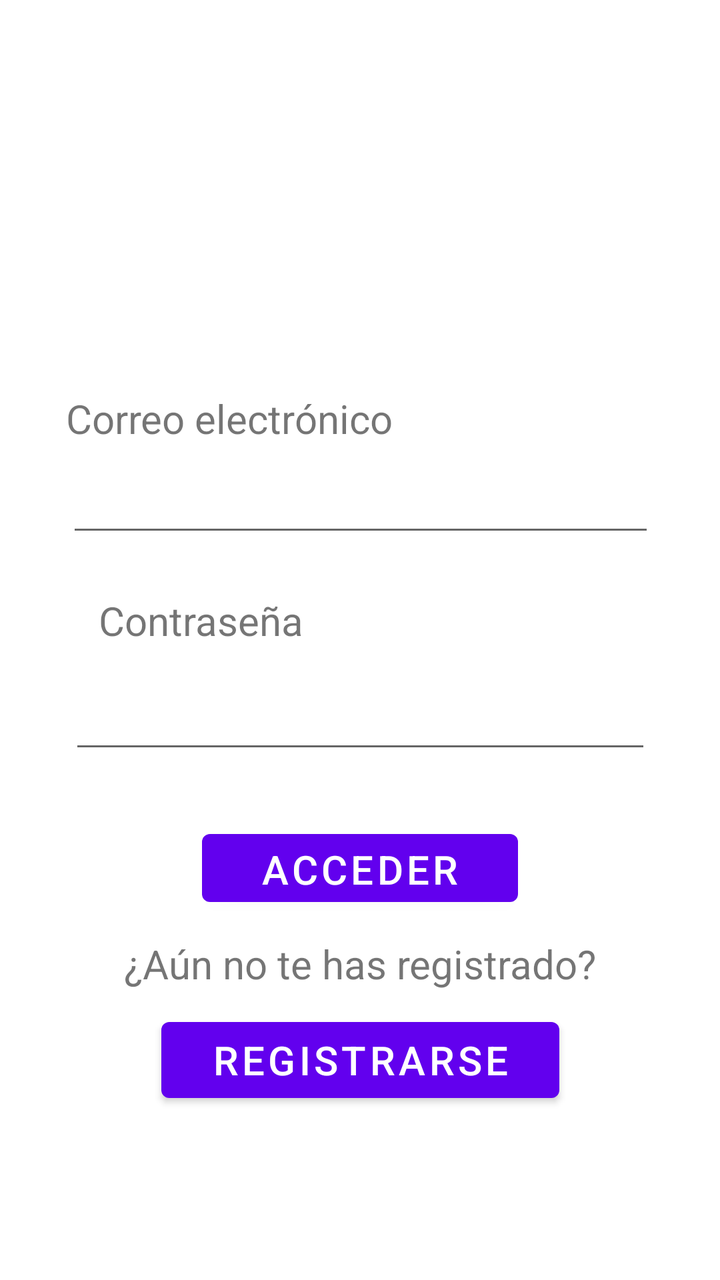
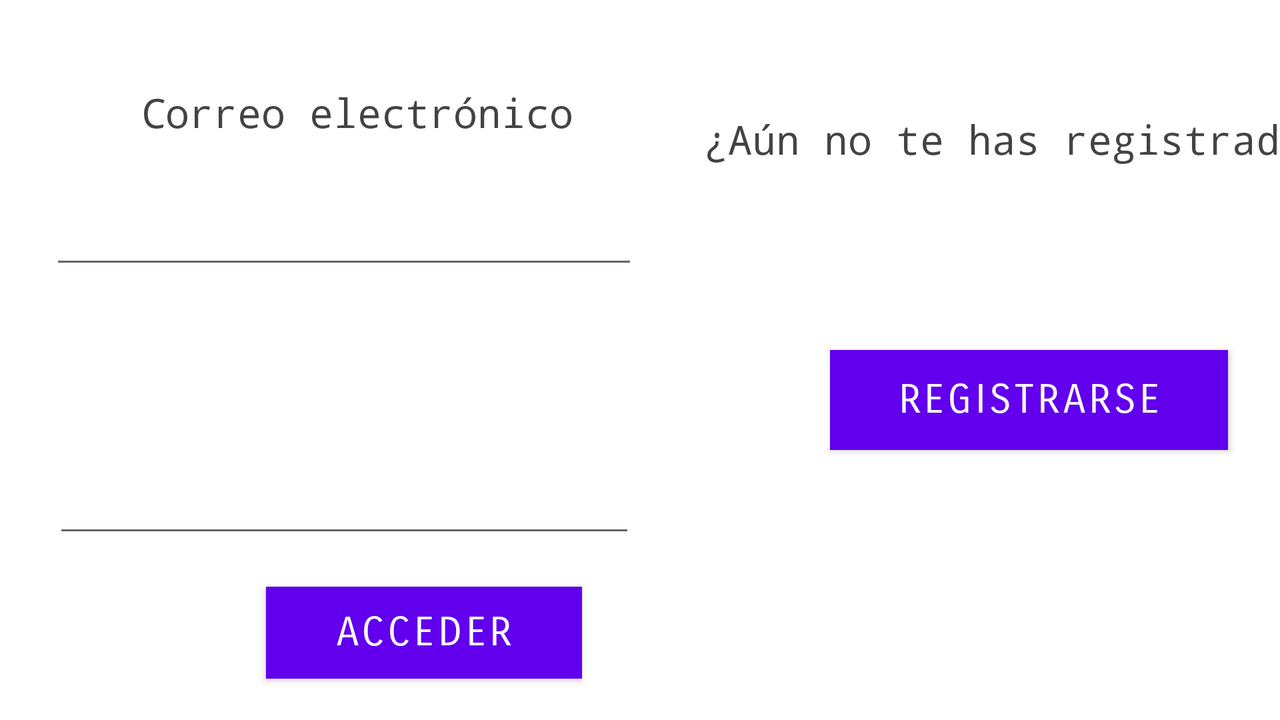

First picture: res/layout/ on a phone held upright. Second picture: the repository's own variant of that layout, on a device whose configuration matches the variant's folder. Source for both follows.
<!-- AndroidManifest.xml: application theme Theme.ChillNotes -->
<!-- res/layout/activity_login.xml -->
<?xml version="1.0" encoding="utf-8"?>
<androidx.constraintlayout.widget.ConstraintLayout xmlns:android="http://schemas.android.com/apk/res/android"
    xmlns:app="http://schemas.android.com/apk/res-auto"
    xmlns:tools="http://schemas.android.com/tools"
    android:layout_width="match_parent"
    android:layout_height="match_parent"
    tools:context=".LoginActivity">

    <TextView
        android:id="@+id/textView2"
        android:layout_width="wrap_content"
        android:layout_height="wrap_content"
        android:text="Contraseña"
        android:textSize="20sp"
        app:layout_constraintBottom_toBottomOf="parent"
        app:layout_constraintHorizontal_bias="0.191"
        app:layout_constraintLeft_toLeftOf="parent"
        app:layout_constraintRight_toRightOf="parent"
        app:layout_constraintTop_toTopOf="parent"
        app:layout_constraintVertical_bias="0.484" />

    <TextView
        android:id="@+id/textView7"
        android:layout_width="wrap_content"
        android:layout_height="wrap_content"
        android:text="¿Aún no te has registrado?"
        android:textSize="20sp"
        app:layout_constraintBottom_toBottomOf="parent"
        app:layout_constraintEnd_toEndOf="parent"
        app:layout_constraintHorizontal_bias="0.5"
        app:layout_constraintStart_toStartOf="parent"
        app:layout_constraintTop_toTopOf="parent"
        app:layout_constraintVertical_bias="0.764" />

    <Button
        android:id="@+id/btn_acceder"
        android:layout_width="158dp"
        android:layout_height="46dp"
        android:text="Acceder"
        android:textSize="20sp"
        app:layout_constraintBottom_toBottomOf="parent"
        app:layout_constraintEnd_toEndOf="parent"
        app:layout_constraintHorizontal_bias="0.5"
        app:layout_constraintStart_toStartOf="parent"
        app:layout_constraintTop_toTopOf="parent"
        app:layout_constraintVertical_bias="0.692"
        android:onClick="onClick"/>

    <Button
        android:id="@+id/btn_registrarse"
        android:layout_width="199dp"
        android:layout_height="50dp"
        android:text="Registrarse"
        android:textSize="20sp"
        app:layout_constraintBottom_toBottomOf="parent"
        app:layout_constraintEnd_toEndOf="parent"
        app:layout_constraintHorizontal_bias="0.5"
        app:layout_constraintStart_toStartOf="parent"
        app:layout_constraintTop_toTopOf="parent"
        app:layout_constraintVertical_bias="0.856"
        android:onClick="onClick"/>

    <TextView
        android:id="@+id/textView"
        android:layout_width="wrap_content"
        android:layout_height="wrap_content"
        android:text="Correo electrónico"
        android:textSize="20sp"
        app:layout_constraintBottom_toBottomOf="parent"
        app:layout_constraintHorizontal_bias="0.168"
        app:layout_constraintLeft_toLeftOf="parent"
        app:layout_constraintRight_toRightOf="parent"
        app:layout_constraintTop_toTopOf="parent"
        app:layout_constraintVertical_bias="0.319" />

    <EditText
        android:id="@+id/campo_email_acceso"
        android:layout_width="294dp"
        android:layout_height="41dp"
        android:ems="10"
        android:inputType="textEmailAddress"
        app:layout_constraintBottom_toBottomOf="parent"
        app:layout_constraintHorizontal_bias="0.504"
        app:layout_constraintLeft_toLeftOf="parent"
        app:layout_constraintRight_toRightOf="parent"
        app:layout_constraintTop_toTopOf="parent"
        app:layout_constraintVertical_bias="0.388" />

    <EditText
        android:id="@+id/campo_pass_acceso"
        android:layout_width="291dp"
        android:layout_height="49dp"
        android:ems="10"
        android:inputType="textPassword"
        app:layout_constraintBottom_toBottomOf="parent"
        app:layout_constraintLeft_toLeftOf="parent"
        app:layout_constraintRight_toRightOf="parent"
        app:layout_constraintTop_toTopOf="parent"
        app:layout_constraintVertical_bias="0.563" />

    <ImageView
        android:id="@+id/imageView4"
        android:layout_width="163dp"
        android:layout_height="103dp"
        app:layout_constraintBottom_toBottomOf="parent"
        app:layout_constraintEnd_toEndOf="parent"
        app:layout_constraintLeft_toLeftOf="parent"
        app:layout_constraintRight_toRightOf="parent"
        app:layout_constraintStart_toStartOf="parent"
        app:layout_constraintTop_toTopOf="parent"
        app:layout_constraintVertical_bias="0.105"
        app:srcCompat="@drawable/notepad"/>




</androidx.constraintlayout.widget.ConstraintLayout>
<!-- resources referenced by this layout -->
<resources>
  <style name="Theme.ChillNotes" parent="Theme.MaterialComponents.DayNight.DarkActionBar">
          
          <item name="colorPrimary">@color/purple_500</item>
          <item name="colorPrimaryVariant">@color/purple_700</item>
          <item name="colorOnPrimary">@color/white</item>
          
          <item name="colorSecondary">@color/teal_200</item>
          <item name="colorSecondaryVariant">@color/teal_700</item>
          <item name="colorOnSecondary">@color/black</item>
          
          <item name="android:statusBarColor" tools:targetApi="l">?attr/colorPrimaryVariant</item>
          
      </style>
</resources>
<!-- res/layout-land/activity_login.xml (the repository's variant of the layout above) -->
<!-- drawn on the phone turned sideways -->
<?xml version="1.0" encoding="utf-8"?>
<androidx.constraintlayout.widget.ConstraintLayout xmlns:android="http://schemas.android.com/apk/res/android"
    android:layout_width="match_parent"
    android:layout_height="match_parent"
    xmlns:app="http://schemas.android.com/apk/res-auto"
    xmlns:tools="http://schemas.android.com/tools"
    android:background="#FFFFFF"
    android:backgroundTint="#FFFFFF"
    tools:context=".LoginActivity">

    <TextView
        android:id="@+id/textView2"
        android:layout_width="wrap_content"
        android:layout_height="wrap_content"
        android:layout_marginStart="72dp"
        android:layout_marginTop="5dp"
        android:layout_marginBottom="10dp"
        android:fontFamily="monospace"
        android:text="Contraseña"
        android:textColor="#BC000000"
        android:textSize="20sp"
        app:layout_constraintBottom_toTopOf="@+id/campo_pass_acceso"
        app:layout_constraintEnd_toStartOf="@+id/campo_pass_acceso"
        app:layout_constraintHorizontal_bias="0.0"
        app:layout_constraintStart_toStartOf="parent"
        app:layout_constraintTop_toBottomOf="@+id/campo_email_acceso" />

    <TextView
        android:id="@+id/textView7"
        android:layout_width="wrap_content"
        android:layout_height="wrap_content"
        android:layout_marginStart="33dp"
        android:layout_marginTop="82dp"
        android:layout_marginEnd="16dp"
        android:layout_marginBottom="68dp"
        android:fontFamily="monospace"
        android:text="¿Aún no te has registrado?"
        android:textColor="#BC000000"
        android:textSize="20sp"
        app:layout_constraintBottom_toTopOf="@+id/btn_registrarse"
        app:layout_constraintEnd_toEndOf="parent"
        app:layout_constraintHorizontal_bias="0.0"
        app:layout_constraintStart_toEndOf="@+id/campo_email_acceso"
        app:layout_constraintTop_toBottomOf="@+id/btn_registrarse" />

    <Button
        android:id="@+id/btn_acceder"
        android:layout_width="158dp"
        android:layout_height="46dp"
        android:layout_marginStart="133dp"
        android:layout_marginTop="6dp"
        android:layout_marginEnd="440dp"
        android:layout_marginBottom="8dp"
        android:background="#359A11"
        android:fontFamily="sans-serif-smallcaps"
        android:text="Acceder"
        android:textColor="#FFFFFF"
        android:textSize="20sp"
        app:layout_constraintBottom_toBottomOf="parent"
        app:layout_constraintEnd_toEndOf="parent"
        app:layout_constraintHorizontal_bias="0.0"
        app:layout_constraintStart_toStartOf="parent"
        app:layout_constraintTop_toBottomOf="@+id/campo_pass_acceso"
        android:onClick="onClick"/>

    <Button
        android:onClick="onClick"
        android:id="@+id/btn_registrarse"
        android:layout_width="199dp"
        android:layout_height="50dp"
        android:layout_marginStart="3dp"
        android:layout_marginTop="24dp"
        android:layout_marginEnd="73dp"
        android:layout_marginBottom="135dp"
        android:background="#359A11"
        android:fontFamily="sans-serif-smallcaps"
        android:text="Registrarse"
        android:textColor="#FFFFFF"
        android:textSize="20sp"
        app:layout_constraintBottom_toBottomOf="parent"
        app:layout_constraintEnd_toEndOf="parent"
        app:layout_constraintStart_toEndOf="@+id/campo_email_acceso"
        app:layout_constraintTop_toBottomOf="@+id/textView7" />

    <TextView
        android:id="@+id/textView"
        android:layout_width="wrap_content"
        android:layout_height="wrap_content"
        android:layout_marginStart="72dp"
        android:layout_marginTop="30dp"
        android:layout_marginEnd="265dp"
        android:layout_marginBottom="15dp"
        android:fontFamily="monospace"
        android:text="Correo electrónico"
        android:textColor="#BC000000"
        android:textSize="20sp"
        app:layout_constraintBottom_toTopOf="@+id/campo_email_acceso"
        app:layout_constraintEnd_toStartOf="@+id/textView7"
        app:layout_constraintHorizontal_bias="0.006"
        app:layout_constraintStart_toStartOf="parent"
        app:layout_constraintTop_toTopOf="parent" />

    <EditText
        android:id="@+id/campo_email_acceso"
        android:layout_width="294dp"
        android:layout_height="41dp"
        android:layout_marginStart="72dp"
        android:layout_marginTop="1dp"
        android:layout_marginEnd="93dp"
        android:layout_marginBottom="17dp"
        android:ems="10"
        android:fontFamily="sans-serif-light"
        android:inputType="textEmailAddress"
        app:layout_constraintBottom_toTopOf="@+id/textView2"
        app:layout_constraintEnd_toStartOf="@+id/btn_registrarse"
        app:layout_constraintHorizontal_bias="0.0"
        app:layout_constraintStart_toStartOf="parent"
        app:layout_constraintTop_toBottomOf="@+id/textView" />

    <EditText
        android:id="@+id/campo_pass_acceso"
        android:layout_width="291dp"
        android:layout_height="49dp"
        android:layout_marginStart="72dp"
        android:layout_marginTop="1dp"
        android:layout_marginEnd="368dp"
        android:layout_marginBottom="1dp"
        android:ems="10"
        android:fontFamily="sans-serif-light"
        android:inputType="textPassword"
        android:textColor="#000000"
        app:layout_constraintBottom_toTopOf="@+id/btn_acceder"
        app:layout_constraintEnd_toEndOf="parent"
        app:layout_constraintStart_toStartOf="parent"
        app:layout_constraintTop_toBottomOf="@+id/textView2" />


</androidx.constraintlayout.widget.ConstraintLayout>
